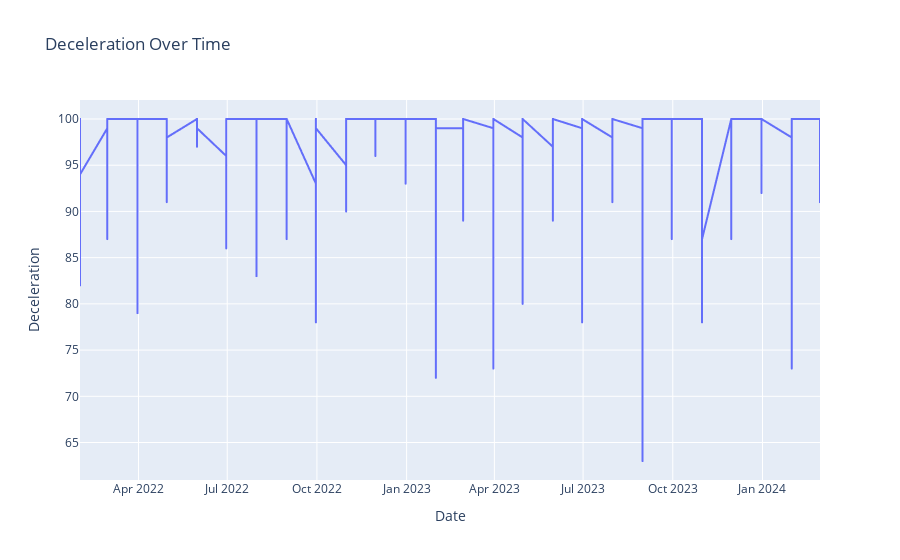

Source (notebook cell):
### Code cell
import plotly.express as px
import pandas as pd

def _plot_series(series, series_name, series_index=0):
    fig = px.line(series, x='Date', y='Deceleration', title=series_name)
    fig.update_layout(xaxis_title='Date', yaxis_title='Deceleration')
    fig.show()

df_sorted = df.sort_values('Date', ascending=True)
_plot_series(df_sorted, 'Deceleration Over Time')

### Figure 1 — Plotly figure (JSON) as saved in the notebook; plotly's stock layout.template omitted (floating-point values rounded to 4 significant figures; data arrays with more than 128 entries replaced by an {"elided": "..."} marker saying what was removed)
{"data": [{"hovertemplate": "Date=%{x}<br>Deceleration=%{y}<extra></extra>", "legendgroup": "", "line": {"color": "#636efa", "dash": "solid"}, "marker": {"symbol": "circle"}, "mode": "lines", "name": "", "showlegend": false, "type": "scattergl", "x": {"elided": "4022 str values"}, "xaxis": "x", "y": {"elided": "4022 int values"}, "yaxis": "y"}], "layout": {"legend": {"tracegroupgap": 0}, "title": {"text": "Deceleration Over Time"}, "xaxis": {"anchor": "y", "domain": [0, 1], "title": {"text": "Date"}}, "yaxis": {"anchor": "x", "domain": [0, 1], "title": {"text": "Deceleration"}}}}
